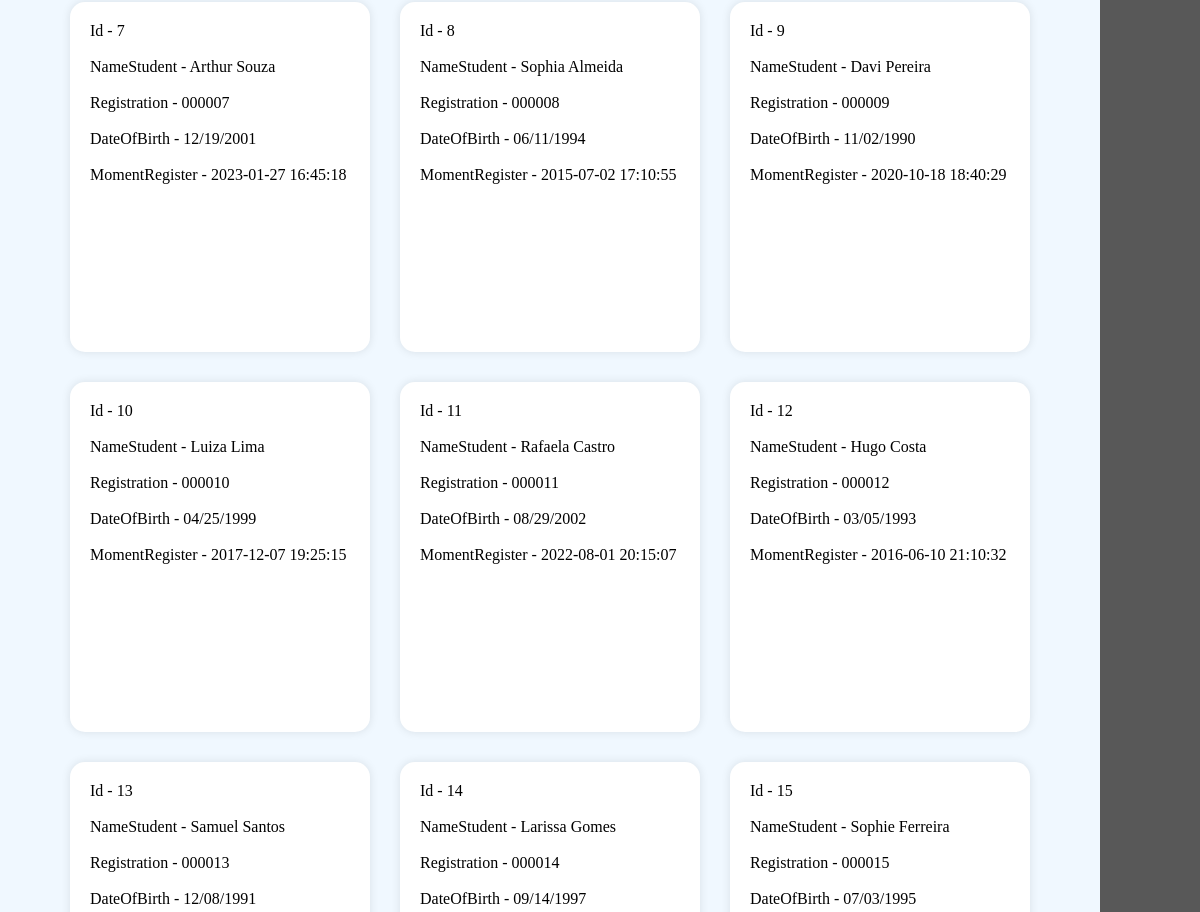
The page /View/index.php (middle part) on the database as committed earlier.
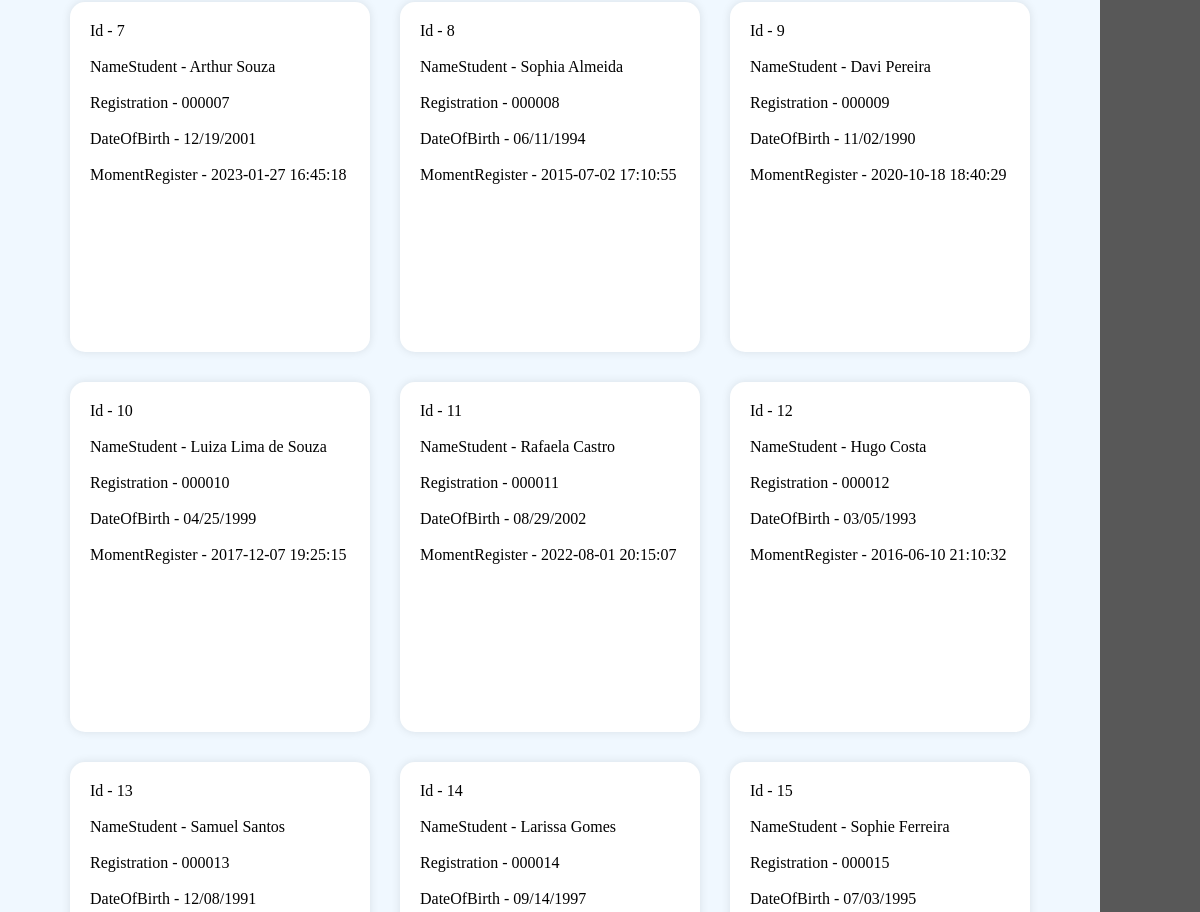
The same page on the database as committed later.
### tables this page shows
CREATE TABLE Students(
	Id             INT AUTO_INCREMENT PRIMARY KEY,
    NameStudent    VARCHAR(50) NOT NULL,
    Registration   VARCHAR(20) NOT NULL,
    DateOfBirth    VARCHAR(10) NOT NULL,
    MomentRegister VARCHAR(19) NOT NULL
);

### View/index.php (the view, shortened to what this page needs)
<?php
            require_once "../config.php";
        ?>
<!DOCTYPE html>
<html lang="en">
    <head>
        <link rel="stylesheet" href="style.css">
    </head>
    <body>
        <div class="container">
            <?php
                $sql = $pdo->prepare("SELECT * FROM `Students`");
                $sql->execute();
                $exibition = $sql->fetchAll(PDO::FETCH_ASSOC);
                foreach ($exibition as $exibition) {
                    echo "<div class='exibition'>";
                        echo "<p class='text'>Id - "             . $exibition["Id"]             . "</p></br>";
                        echo "<p class='text'>NameStudent - "    . $exibition["NameStudent"]    . "</p></br>";
                        echo "<p class='text'>Registration - "   . $exibition["Registration"]   . "</p></br>";
                        echo "<p class='text'>DateOfBirth - "    . $exibition["DateOfBirth"]    . "</p></br>";
                        echo "<p class='text'>MomentRegister - " . $exibition["MomentRegister"] . "</p></br>";
                    echo "</div>";
                }
            ?>
        </div>
    </body>
</html>

### config.php (shortened to what this page needs)
<html>
</html>

### View/style.css (style rules this page uses)
* { border: 0; padding: 0; margin: 0; box-sizing: border-box; }
html, body { width: 100%; height: 100%; background: rgb(88, 88, 88); }
.container { max-width: 1100px; width: 100%; height: auto; display: flex; flex-direction: row; flex-wrap: wrap; justify-content: center; align-items: center; background-color: aliceblue; }
.exibition { width: 300px; height: 350px; background-color: #fff; border-radius: 15px; box-shadow: 0 0 10px rgba(0,0,0,0.1); margin: 15px; padding: 20px; }

Rows that differ between the two databases and show on the page:
changed students id 10: NameStudent "Luiza Lima" → "Luiza Lima de Souza"
